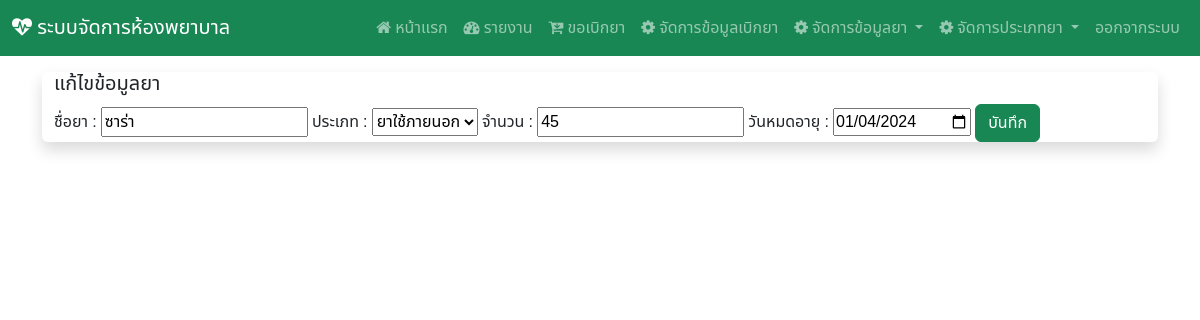
Page /edit/24 (signed in) on the earlier database version.
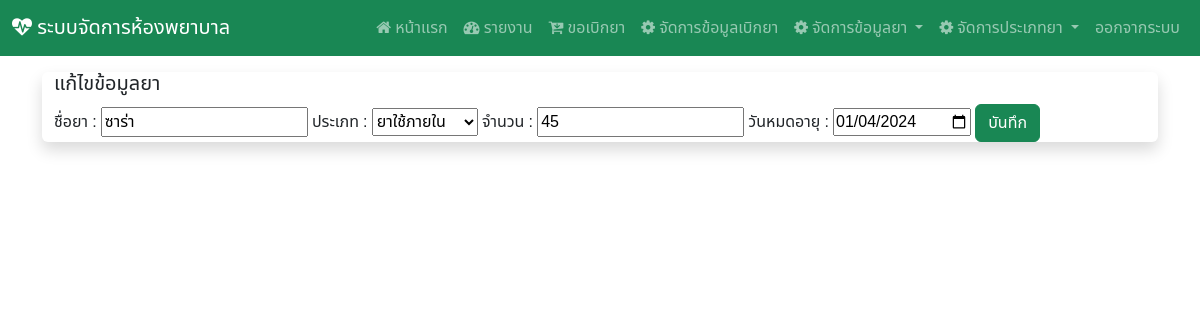
Same page on the later database version.
### Hospital_app/models.py (models this page shows, shortened)
class drug(models.Model):
    drug_id = models.AutoField(primary_key=True)
    drug_name = models.CharField(max_length=255)
    drug_img = models.ImageField(upload_to='images/drug',null=True)
    drug_type = models.ForeignKey(d_type, on_delete=models.CASCADE)
    drug_qty = models.IntegerField()
    drug_exp = models.DateField()

class d_type(models.Model):
    type_id = models.AutoField(primary_key=True)
    type_name = models.CharField(max_length=255)

### Hospital_app/views.py (the view, shortened to what this page needs)
# urls.py: path('edit/<int:pk>',views.edit_drug),#หน้าแก้ไขข้อมูลยา
@login_required(login_url="/login")
def edit_drug(request,pk):
    table = drug.objects.get(drug_id=pk)
    table2 = d_type.objects.all()
    context = {"drug_data" : table , "drug_type" : table2}
    return render(request,'edit_d.html',context)

### Hospital_app/templates/edit_d.html (shortened to what this page needs)
{% extends "base.html" %}
{% block content %}
<div class="container-fluid my-3 justify-content-center align-items-center shadow rounded">
<h5>แก้ไขข้อมูลยา</h5>
<form action="" method="POST">
ชื่อยา : <input type="text" name="drug_name" value="{{drug_data.drug_name}}" required>
ประเภท : <select name="drug_type">
{% for i in drug_type %}
<option value="{{i.type_id}}"
{% if i.type_id == drug_data.drug_type_id %}
selected
{% endif %}
>{{i.type_name}}</option>
{% endfor %}
</select>
จำนวน : <input type="number" name="drug_qty" value="{{drug_data.drug_qty}}" required>
วันหมดอายุ : <input type="date" name="drug_expired" value="{{drug_data.drug_exp|date:'Y-m-d'}}" required>
<button type="submit" class="btn btn-success" >บันทึก</button>
</form>
</div>
{% endblock %}

Differences in the rows shown:
changed drug "ซาร่า": drug_type "ยาใช้ภายนอก" → "ยาใช้ภายใน"
